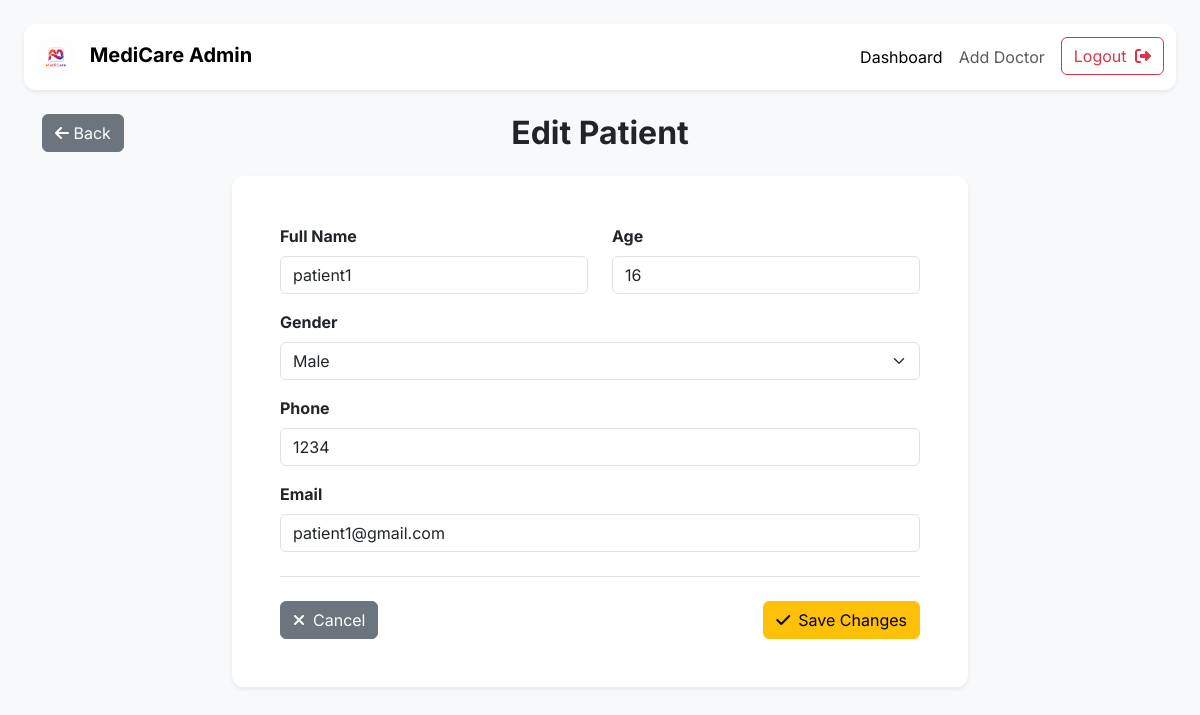
The app's page /edit_patient/1, older data.
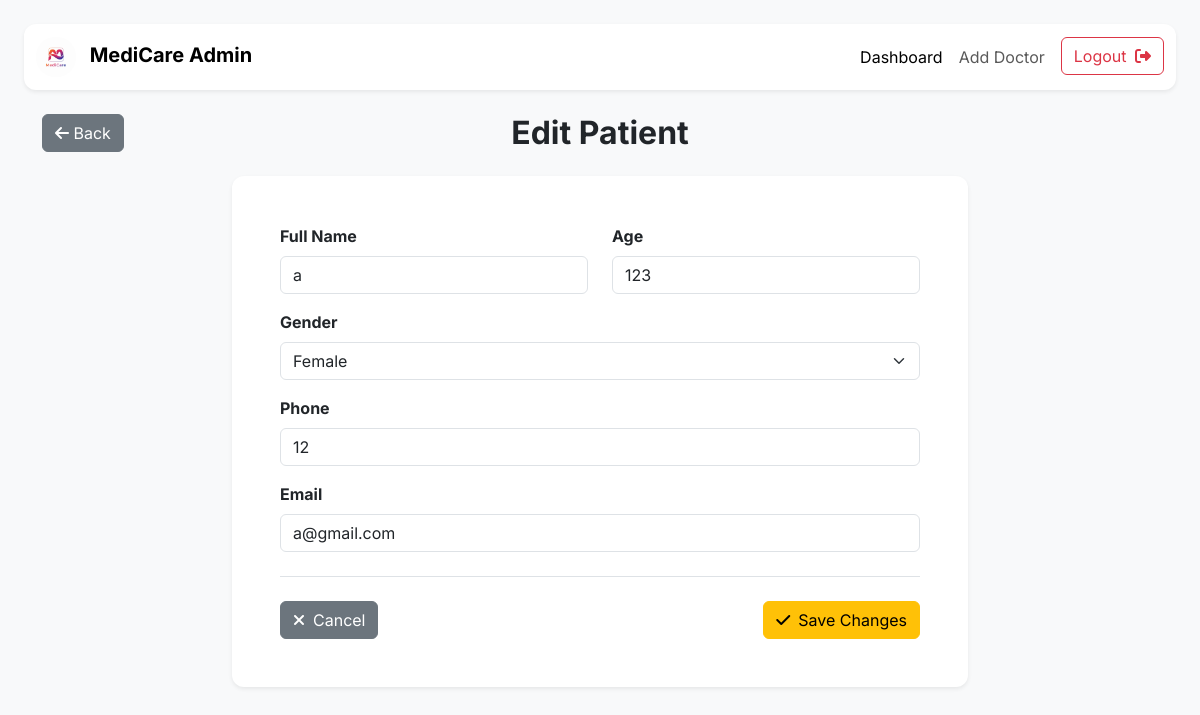
The same page, newer data.
### application/models.py (models this page shows)
class Patient(db.Model):
    __tablename__ = 'patient'
    id = db.Column(db.Integer(),primary_key = True)
    blocked = db.Column(db.Boolean(), default=False, nullable=False)
    user_id = db.Column(db.Integer(), db.ForeignKey('user.id', ondelete="CASCADE"), nullable=False)
    name = db.Column(db.String(), nullable=False)
    age = db.Column(db.Integer(), nullable=False)
    gender = db.Column(db.String(), nullable=False)
    phone = db.Column(db.String(), nullable=False)
    email = db.Column(db.String(), nullable=False)
    appointment = db.relationship('Appointment', backref='patient')

### application/controllers.py (the view, shortened to what this page needs)
@app.route("/edit_patient/<int:id>", methods=['GET','POST'])
def edit_patient(id):
    patient = Patient.query.get_or_404(id)
    return render_template("edit_patient.html", patient=patient)

### templates/edit_patient.html (shortened to what the changed rows need)
<!DOCTYPE html>
<html lang="en">
<head>
    <link href="https://cdn.jsdelivr.net/npm/bootstrap@5.3.2/dist/css/bootstrap.min.css" rel="stylesheet">
</head>
<body class="p-4">
    <main class="container">
        <div class="d-flex justify-content-between align-items-center mb-4">
            <h2 class="mb-0 fw-bold">Edit Patient</h2>
        </div>
        <div class="row justify-content-center">
            <div class="col-lg-8 col-md-10">
                <div class="card shadow-sm p-4 p-md-5">
                    <form method="post">
                        <div class="row">
                            <div class="col-md-6 mb-3">
                                <label for="patientName" class="form-label fw-bold">Full Name</label>
                                <input type="text" name="name" id="patientName" class="form-control" value="{{ patient.name }}" required>
                            </div>
                            <div class="col-md-6 mb-3">
                                <label for="patientAge" class="form-label fw-bold">Age</label>
                                <input type="number" name="age" id="patientAge" class="form-control" value="{{ patient.age }}" min="0">
                            </div>
                        </div>
                        <div class="mb-3">
                            <label for="patientGender" class="form-label fw-bold">Gender</label>
                            <select name="gender" id="patientGender" class="form-select">
                                <option value="Male" {% if patient.gender=='Male' %}selected{% endif %}>Male</option>
                                <option value="Female" {% if patient.gender=='Female' %}selected{% endif %}>Female</option>
                            </select>
                        </div>
                        <div class="mb-3">
                            <label for="patientPhone" class="form-label fw-bold">Phone</label>
                            <input type="text" name="phone" id="patientPhone" class="form-control" value="{{ patient.phone }}">
                        </div>
                        <div class="mb-3">
                            <label for="patientEmail" class="form-label fw-bold">Email</LabeL>
                            <input type="email" name="email" id="patientEmail" class="form-control" value="{{ patient.email }}">
                        </div>
                    </form>
                </div>
            </div>
        </div>
    </main>
</body>
</html>

Row changes from the older to the newer data that the page shows:
changed Patient: name "patient1" → "a"; age "16" → "123"; gender "Male" → "Female"; phone "1234" → "12"; email "patient1@gmail.com" → "a@gmail.com"
